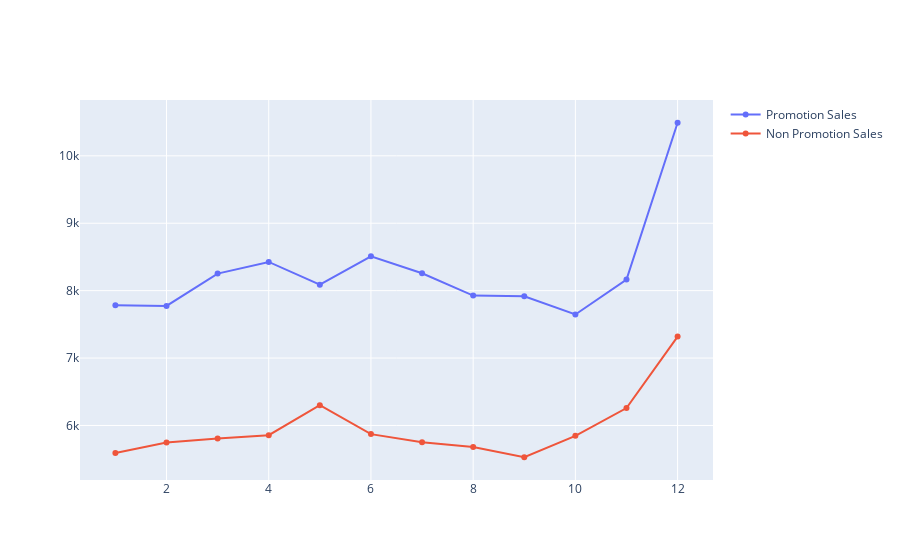

Here is the notebook cell this chart was saved with:
### Code cell
import plotly.graph_objects as go
fig = go.Figure()

promo_sales = merged_df[merged_df.Promo == 1]
non_promo_sales = merged_df[merged_df.Promo == 0]

promo_sales_agg = promo_sales.groupby("Month").agg({"Sales":  "mean"})
promo_sales_agg = promo_sales_agg.rename(columns={"Sales": "Avg Promotion Sales"})

non_promo_sales_agg = non_promo_sales.groupby("Month").agg({"Sales":  "mean"})
non_promo_sales_agg = non_promo_sales_agg.rename(columns={"Sales": "Avg Non-Promotion Sales"})


pormo_sales_df = pd.merge(promo_sales_agg, non_promo_sales_agg, on="Month")

fig.add_trace(go.Scatter(x=pormo_sales_df.index, y=pormo_sales_df['Avg Promotion Sales'],
                    mode='lines+markers',
                    name='Promotion Sales'))
fig.add_trace(go.Scatter(x=pormo_sales_df.index,y=pormo_sales_df['Avg Non-Promotion Sales'],
                    mode='lines+markers',
                    name='Non Promotion Sales'))
fig.show()

display(pormo_sales_df)

### Figure 1 — Plotly figure (JSON) as saved in the notebook; plotly's stock layout.template omitted (floating-point values rounded to 4 significant figures)
{"data": [{"mode": "lines+markers", "name": "Promotion Sales", "type": "scatter", "x": [1, 2, 3, 4, 5, 6, 7, 8, 9, 10, 11, 12], "y": [7783.0, 7773.0, 8253.0, 8426.0, 8088.0, 8509.0, 8258.0, 7926.0, 7916.0, 7646.0, 8164.0, 10490.0]}, {"mode": "lines+markers", "name": "Non Promotion Sales", "type": "scatter", "x": [1, 2, 3, 4, 5, 6, 7, 8, 9, 10, 11, 12], "y": [5592.0, 5748.0, 5806.0, 5855.0, 6301.0, 5872.0, 5752.0, 5680.0, 5529.0, 5846.0, 6258.0, 7318.0]}], "layout": {}}
